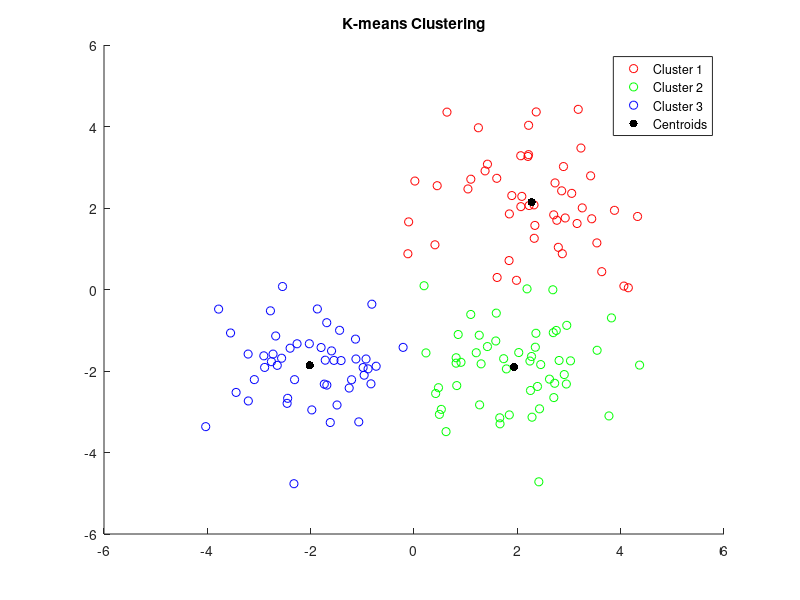

The MATLAB source for this figure:
% Define the number of data points in each group
n = 50;


% 'repmat' stands for "repeat matrix" and 
% allows you to create an array by repeating 
% another array multiple times in a specified pattern.

% 'randn' stands for "random normal" and 
% allows you to generate an array of 
% random numbers with a normal (Gaussian) distribution. 

% Generate the first group of data points
group1 = randn(n,2) + repmat([2 2],n,1);

% Generate the second group of data points
group2 = randn(n,2) + repmat([-2 -2],n,1);

% Generate the third group of data points
group3 = randn(n,2) + repmat([2 -2],n,1);

% Combine the data points into a single matrix
data = [group1; group2; group3];

% Set the number of clusters
K = 3;

%The usage of randperm in data(randperm(size(data,1),K),:) 
% is to randomly select K rows from the data matrix

% Randomly initialize the centroids
centroids = data(randperm(size(data,1),K),:);

% Set the maximum number of iterations
maxIter = 100;

% Initialize the cluster assignments
clusterAssignments = zeros(size(data,1),1);

% Perform K-means clustering
for iter = 1:maxIter
    
    % Assign each data point to the closest centroid
    for i = 1:size(data,1)
        distances = sqrt(sum((data(i,:) - centroids).^2,2));
        [~, clusterAssignments(i)] = min(distances);
    end
    
    % Update the centroids
    for k = 1:K
        centroids(k,:) = mean(data(clusterAssignments == k,:));
    end
    
end

% Plot the results
figure;
scatter(data(clusterAssignments == 1,1),data(clusterAssignments == 1,2),'r');
hold on;
scatter(data(clusterAssignments == 2,1),data(clusterAssignments == 2,2),'g');
scatter(data(clusterAssignments == 3,1),data(clusterAssignments == 3,2),'b');
scatter(centroids(:,1),centroids(:,2),'k','filled');
title('K-means Clustering');
legend('Cluster 1','Cluster 2','Cluster 3','Centroids');


disp("Final Centroids:");
disp(centroids);

